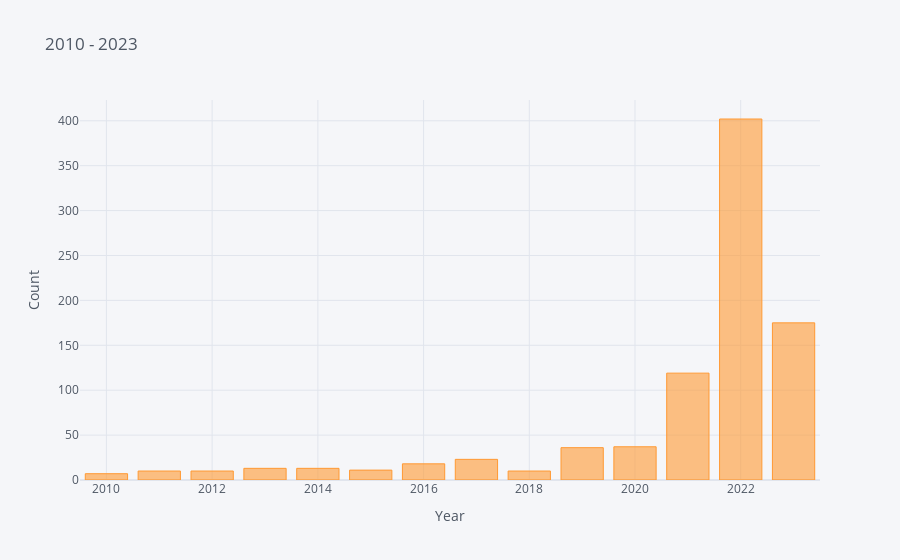

Notebook code for this chart:
### Code cell
# plt.figure(figsize = (10,4))
tracks_2010_2023 = yearly_tracks_count.loc[2010:2023]
# tracks_2010_2023.plot(kind = 'bar', cmap = 'coolwarm')
# plt.xlabel('Year')
# plt.ylabel('Count')
# plt.title('2010 - 2023')
# plt.show()
tracks_2010_2023.iplot(kind = 'bar', xTitle = 'Year', yTitle = 'Count', title = '2010 - 2023')

### Figure 1 — Plotly figure (JSON) as saved in the notebook; plotly's stock layout.template omitted (floating-point values rounded to 4 significant figures)
{"data": [{"marker": {"color": "rgba(255, 153, 51, 0.6)", "line": {"color": "rgba(255, 153, 51, 1.0)", "width": 1}}, "name": "track_name", "orientation": "v", "text": "", "type": "bar", "x": [2010, 2011, 2012, 2013, 2014, 2015, 2016, 2017, 2018, 2019, 2020, 2021, 2022, 2023], "y": [7, 10, 10, 13, 13, 11, 18, 23, 10, 36, 37, 119, 402, 175]}], "layout": {"autosize": true, "legend": {"bgcolor": "#F5F6F9", "font": {"color": "#4D5663"}}, "paper_bgcolor": "#F5F6F9", "plot_bgcolor": "#F5F6F9", "title": {"font": {"color": "#4D5663"}, "text": "2010 - 2023"}, "xaxis": {"autorange": true, "gridcolor": "#E1E5ED", "range": [2010.0, 2024.0], "showgrid": true, "tickfont": {"color": "#4D5663"}, "title": {"font": {"color": "#4D5663"}, "text": "Year"}, "type": "linear", "zerolinecolor": "#E1E5ED"}, "yaxis": {"autorange": true, "gridcolor": "#E1E5ED", "range": [0, 423.2], "showgrid": true, "tickfont": {"color": "#4D5663"}, "title": {"font": {"color": "#4D5663"}, "text": "Count"}, "type": "linear", "zerolinecolor": "#E1E5ED"}}}
